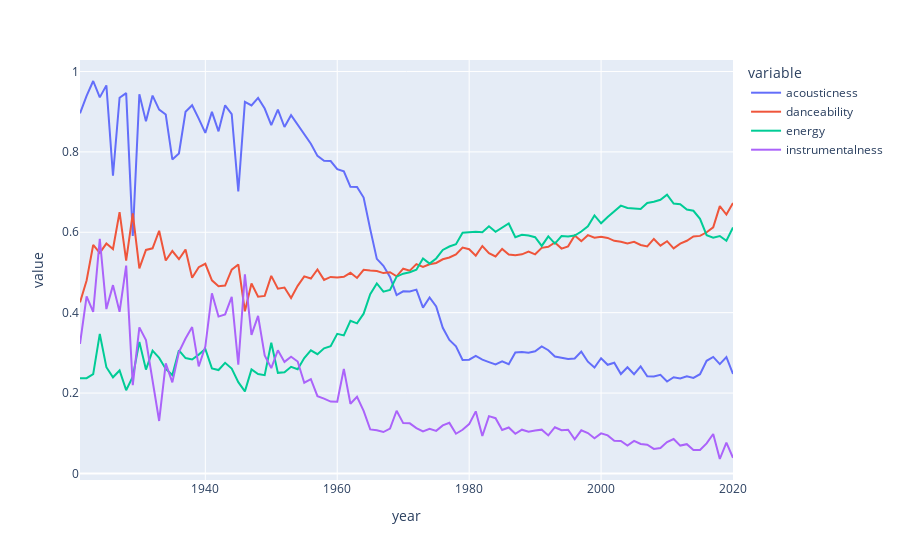

The code cell stored with this chart in its notebook:
### Code cell
import plotly.express as px 
sound_features = ['acousticness', 'danceability', 'energy', 'instrumentalness']
fig = px.line(year_data, x='year', y=sound_features)
fig.show()
